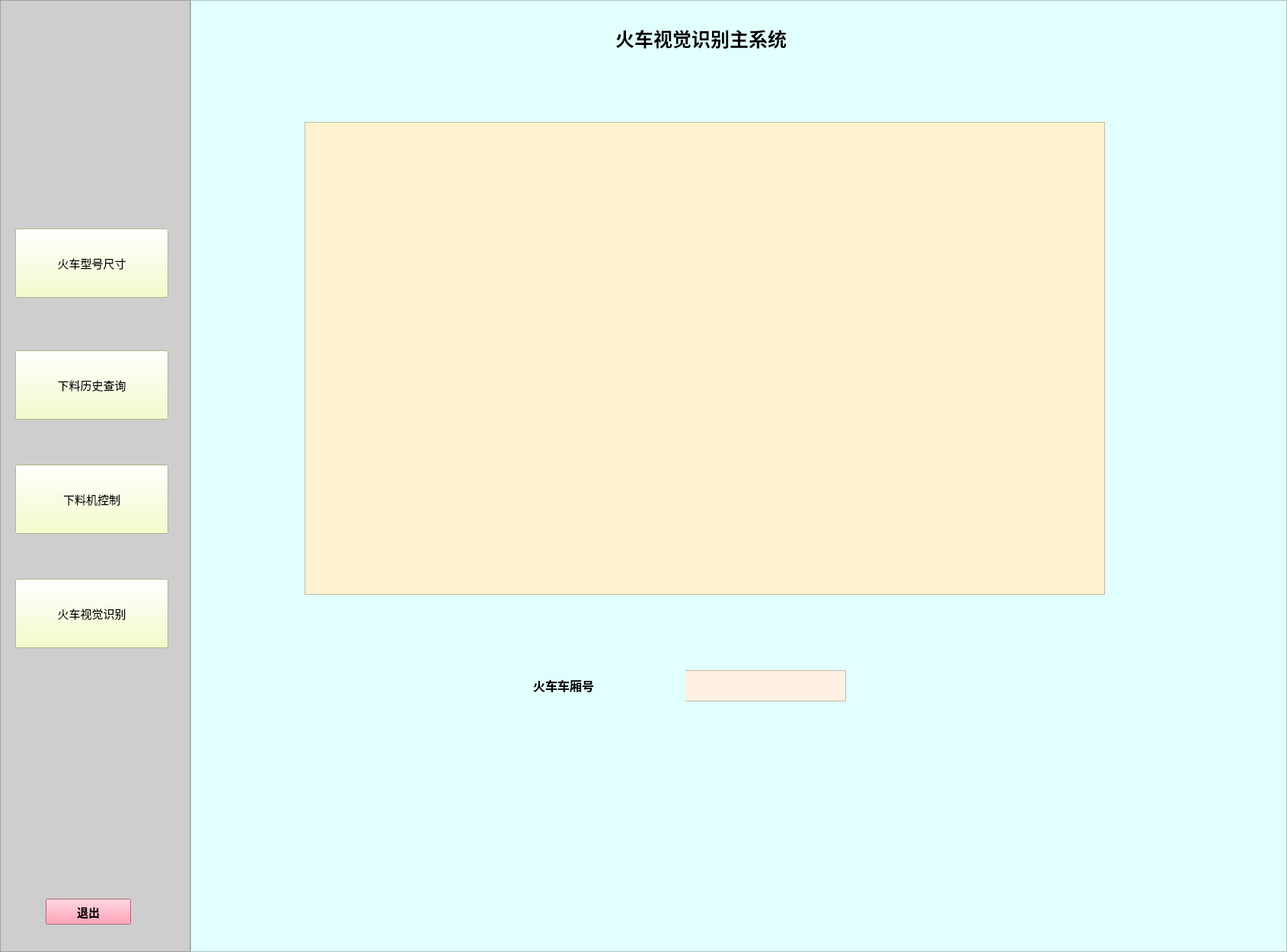
<?xml version="1.0" encoding="UTF-8"?>
<ui version="4.0">
 <class>TrainQuery</class>
 <widget class="QMainWindow" name="TrainQuery">
  <property name="geometry">
   <rect>
    <x>0</x>
    <y>0</y>
    <width>1690</width>
    <height>1250</height>
   </rect>
  </property>
  <property name="windowTitle">
   <string>MainWindow</string>
  </property>
  <widget class="QWidget" name="centralwidget">
   <layout class="QHBoxLayout" name="horizontalLayout" stretch="0,0">
    <property name="spacing">
     <number>0</number>
    </property>
    <property name="leftMargin">
     <number>0</number>
    </property>
    <property name="topMargin">
     <number>0</number>
    </property>
    <property name="rightMargin">
     <number>0</number>
    </property>
    <property name="bottomMargin">
     <number>0</number>
    </property>
    <item>
     <widget class="QFrame" name="frame_window">
      <property name="maximumSize">
       <size>
        <width>250</width>
        <height>16777215</height>
       </size>
      </property>
      <property name="styleSheet">
       <string notr="true">QFrame{
	background-color:rgb(206, 206, 206);
}</string>
      </property>
      <property name="frameShape">
       <enum>QFrame::StyledPanel</enum>
      </property>
      <property name="frameShadow">
       <enum>QFrame::Raised</enum>
      </property>
      <widget class="QPushButton" name="pushButton">
       <property name="geometry">
        <rect>
         <x>60</x>
         <y>1180</y>
         <width>112</width>
         <height>34</height>
        </rect>
       </property>
       <property name="font">
        <font>
         <pointsize>11</pointsize>
         <weight>75</weight>
         <bold>true</bold>
        </font>
       </property>
       <property name="styleSheet">
        <string notr="true">QPushButton{
background-color:rgb(255, 135, 163)
}</string>
       </property>
       <property name="text">
        <string>退出</string>
       </property>
      </widget>
      <widget class="QPushButton" name="pushButton_5">
       <property name="geometry">
        <rect>
         <x>20</x>
         <y>760</y>
         <width>201</width>
         <height>91</height>
        </rect>
       </property>
       <property name="font">
        <font>
         <pointsize>11</pointsize>
        </font>
       </property>
       <property name="styleSheet">
        <string notr="true">QPushButton{
background-color:rgb(243, 255, 189)
}</string>
       </property>
       <property name="text">
        <string>火车视觉识别</string>
       </property>
      </widget>
      <widget class="QPushButton" name="pushButton_6">
       <property name="geometry">
        <rect>
         <x>20</x>
         <y>610</y>
         <width>201</width>
         <height>91</height>
        </rect>
       </property>
       <property name="font">
        <font>
         <pointsize>11</pointsize>
        </font>
       </property>
       <property name="styleSheet">
        <string notr="true">QPushButton{
background-color:rgb(243, 255, 189)
}</string>
       </property>
       <property name="text">
        <string>下料机控制</string>
       </property>
      </widget>
      <widget class="QPushButton" name="pushButton_7">
       <property name="geometry">
        <rect>
         <x>20</x>
         <y>460</y>
         <width>201</width>
         <height>91</height>
        </rect>
       </property>
       <property name="font">
        <font>
         <pointsize>11</pointsize>
        </font>
       </property>
       <property name="styleSheet">
        <string notr="true">QPushButton{
background-color:rgb(243, 255, 189)
}</string>
       </property>
       <property name="text">
        <string>下料历史查询</string>
       </property>
      </widget>
      <widget class="QPushButton" name="pushButton_8">
       <property name="geometry">
        <rect>
         <x>20</x>
         <y>300</y>
         <width>201</width>
         <height>91</height>
        </rect>
       </property>
       <property name="font">
        <font>
         <pointsize>11</pointsize>
        </font>
       </property>
       <property name="styleSheet">
        <string notr="true">QPushButton{
background-color:rgb(243, 255, 189)
}</string>
       </property>
       <property name="text">
        <string>火车型号尺寸</string>
       </property>
      </widget>
     </widget>
    </item>
    <item>
     <widget class="QFrame" name="frame_menu">
      <property name="styleSheet">
       <string notr="true">QFrame{
	background-color:rgb(225, 255, 253)
}</string>
      </property>
      <property name="frameShape">
       <enum>QFrame::StyledPanel</enum>
      </property>
      <property name="frameShadow">
       <enum>QFrame::Raised</enum>
      </property>
      <widget class="QLabel" name="System_name">
       <property name="geometry">
        <rect>
         <x>310</x>
         <y>10</y>
         <width>721</width>
         <height>81</height>
        </rect>
       </property>
       <property name="font">
        <font>
         <pointsize>19</pointsize>
         <weight>75</weight>
         <bold>true</bold>
        </font>
       </property>
       <property name="text">
        <string>火车视觉识别主系统</string>
       </property>
       <property name="textFormat">
        <enum>Qt::AutoText</enum>
       </property>
       <property name="alignment">
        <set>Qt::AlignCenter</set>
       </property>
      </widget>
      <widget class="QGraphicsView" name="train_picture">
       <property name="geometry">
        <rect>
         <x>150</x>
         <y>160</y>
         <width>1051</width>
         <height>621</height>
        </rect>
       </property>
       <property name="styleSheet">
        <string notr="true">QGraphicsView{
 background-color:rgb(255, 242, 208)
}</string>
       </property>
      </widget>
      <widget class="QTextEdit" name="textEdit">
       <property name="geometry">
        <rect>
         <x>610</x>
         <y>880</y>
         <width>251</width>
         <height>41</height>
        </rect>
       </property>
       <property name="styleSheet">
        <string notr="true">QTextEdit{
	background-color:rgb(255, 240, 226)
}</string>
       </property>
      </widget>
      <widget class="QLabel" name="label_train">
       <property name="geometry">
        <rect>
         <x>450</x>
         <y>860</y>
         <width>200</width>
         <height>80</height>
        </rect>
       </property>
       <property name="font">
        <font>
         <pointsize>12</pointsize>
         <weight>75</weight>
         <bold>true</bold>
        </font>
       </property>
       <property name="text">
        <string>火车车厢号</string>
       </property>
      </widget>
     </widget>
    </item>
   </layout>
  </widget>
 </widget>
 <resources/>
 <connections/>
</ui>
